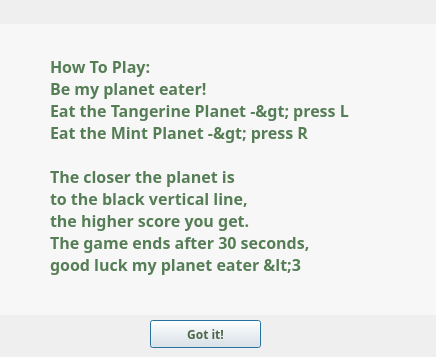
<?xml version="1.0" encoding="UTF-8"?>
<ui version="4.0">
 <class>dialog_howto</class>
 <widget class="QDialog" name="dialog_howto">
  <property name="geometry">
   <rect>
    <x>0</x>
    <y>0</y>
    <width>436</width>
    <height>357</height>
   </rect>
  </property>
  <property name="minimumSize">
   <size>
    <width>436</width>
    <height>357</height>
   </size>
  </property>
  <property name="maximumSize">
   <size>
    <width>436</width>
    <height>357</height>
   </size>
  </property>
  <property name="windowTitle">
   <string>How to Play</string>
  </property>
  <widget class="QLabel" name="label_bg">
   <property name="geometry">
    <rect>
     <x>0</x>
     <y>0</y>
     <width>441</width>
     <height>361</height>
    </rect>
   </property>
   <property name="text">
    <string/>
   </property>
   <property name="pixmap">
    <pixmap resource="rrr.qrc">:/images/giphy5.gif</pixmap>
   </property>
  </widget>
  <widget class="QLabel" name="label_panel">
   <property name="geometry">
    <rect>
     <x>-3</x>
     <y>24</y>
     <width>441</width>
     <height>291</height>
    </rect>
   </property>
   <property name="styleSheet">
    <string notr="true">background-color: qlineargradient(spread:reflect, x1:0, y1:0, x2:1, y2:0, stop:1 rgba(250, 250, 250, 197));</string>
   </property>
   <property name="text">
    <string/>
   </property>
  </widget>
  <widget class="QLabel" name="label_instruction">
   <property name="geometry">
    <rect>
     <x>50</x>
     <y>20</y>
     <width>361</width>
     <height>291</height>
    </rect>
   </property>
   <property name="minimumSize">
    <size>
     <width>321</width>
     <height>291</height>
    </size>
   </property>
   <property name="maximumSize">
    <size>
     <width>1000</width>
     <height>1000</height>
    </size>
   </property>
   <property name="font">
    <font>
     <family>Segoe UI Black</family>
     <pointsize>12</pointsize>
     <weight>75</weight>
     <bold>true</bold>
    </font>
   </property>
   <property name="styleSheet">
    <string notr="true">color: rgb(86, 126, 86);</string>
   </property>
   <property name="text">
    <string>How To Play:
Be my planet eater!
Eat the Tangerine Planet -&gt; press L
Eat the Mint Planet -&gt; press R

The closer the planet is
to the black vertical line,
the higher score you get.
The game ends after 30 seconds,
good luck my planet eater &lt;3</string>
   </property>
   <property name="textInteractionFlags">
    <set>Qt::NoTextInteraction</set>
   </property>
  </widget>
  <widget class="QPushButton" name="pushButton">
   <property name="geometry">
    <rect>
     <x>150</x>
     <y>320</y>
     <width>111</width>
     <height>28</height>
    </rect>
   </property>
   <property name="font">
    <font>
     <family>Segoe UI Black</family>
     <weight>75</weight>
     <bold>true</bold>
    </font>
   </property>
   <property name="styleSheet">
    <string notr="true">color: rgb(77, 102, 72);</string>
   </property>
   <property name="text">
    <string>Got it!</string>
   </property>
  </widget>
 </widget>
 <resources>
  <include location="rrr.qrc"/>
 </resources>
 <connections/>
</ui>
